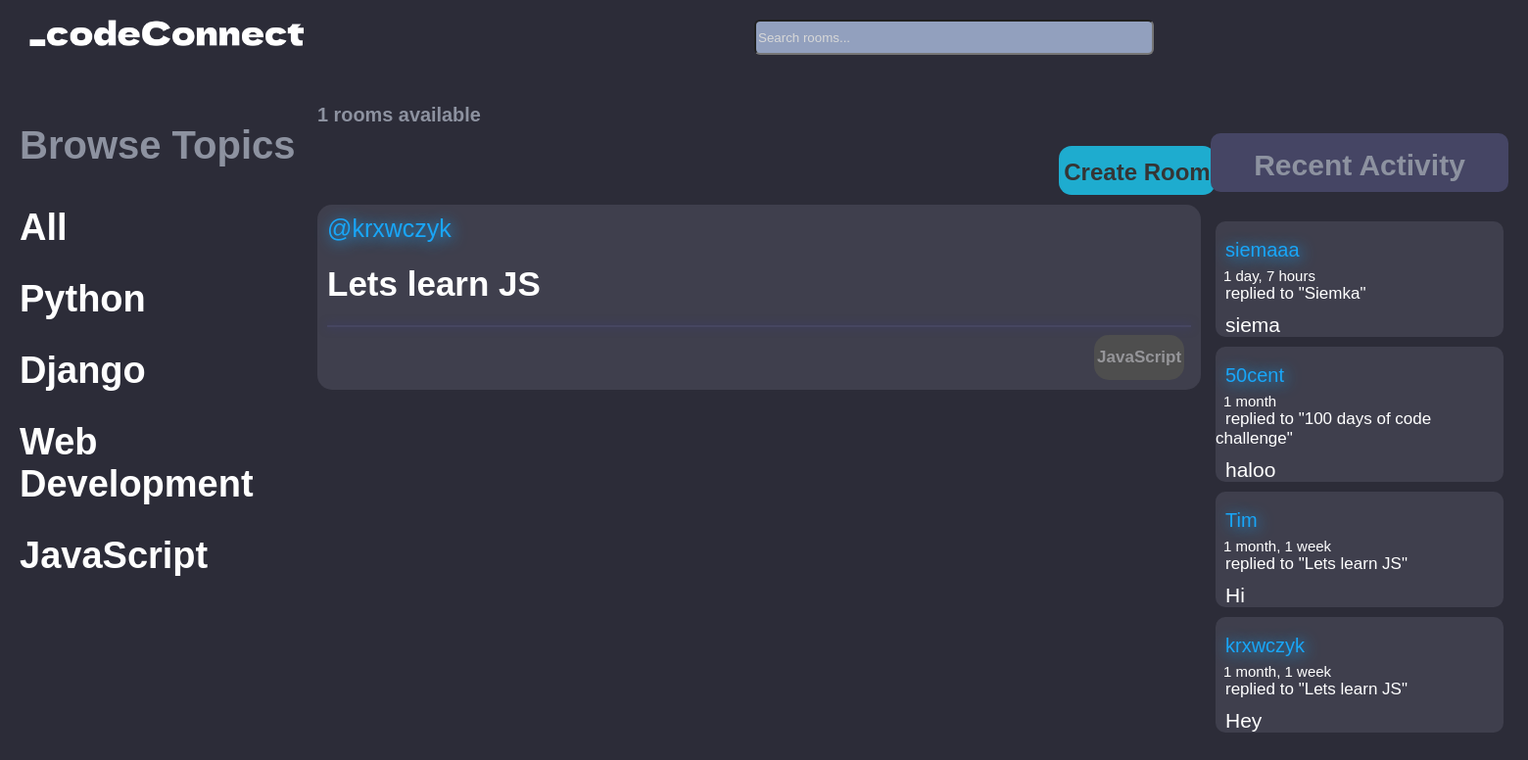
Screenshot of /?q=JavaScript with the database file from the repository.
### base/models.py (models this page shows)
class Topic(models.Model):
    name = models.CharField(max_length=200)
    def __str__(self):
        return self.name

class Room(models.Model):
    host = models.ForeignKey(User, on_delete=models.SET_NULL, null=True)
    topic = models.ForeignKey(Topic, on_delete=models.SET_NULL, null=True)
    name = models.CharField(max_length=200)
    description = models.TextField(null=True, blank=True)
    participants = models.ManyToManyField(User, related_name='participants', blank=True)
    updated = models.DateTimeField(auto_now=True)
    created = models.DateTimeField(auto_now_add=True)
    class Meta:
        ordering = ['-updated', '-created']
    def __str__(self):
        return self.name

class Message(models.Model):
    user = models.ForeignKey(User, on_delete=models.CASCADE)
    room = models.ForeignKey(Room, on_delete=models.CASCADE)
    body = models.TextField()
    updated = models.DateTimeField(auto_now=True)
    created = models.DateTimeField(auto_now_add=True)
    class Meta:
        ordering = ['-updated', '-created']
    def __str__(self):
        return self.body[0:50]

### base/views.py (the view)
# urls.py: path('', views.home, name="home"),
def home(request):
    q = request.GET.get('q') if request.GET.get('q') != None else ''
    rooms = Room.objects.filter(
        Q(topic__name__icontains=q) |
        Q(name__icontains=q) |
        Q(description__icontains=q)
        )
    topics = Topic.objects.all()
    room_count = rooms.count()
    room_messages = Message.objects.all()
    context = {'rooms': rooms, 'topics':topics,
               'room_count': room_count,
               'room_messages':room_messages}
    return render(request, 'base/home.html', context)

### base/templates/base/home.html (shortened to what this page needs)
{% extends 'main.html' %}
{% block content %}
<div class="home-container">
    <div class="topics">
        <h3>Browse Topics</h3>
        <div class="topic_name">
            <a href="{% url 'home' %}">All</a>
        </div>
        {% for topic in topics %}
            <div class="topic_name">
                <a href="{% url 'home' %}?q={{topic.name}}">{{topic.name}}</a>
            </div>
        {% endfor %}
    </div>
    <div class="available">
        <div class="create">
        <h3>{{room_count}} rooms available</h3>
        <div class="btn"><a href="{% url 'create-room' %}">Create Room</a></div>
        </div>
        <div class="rooms">
            {% for room in rooms %}
            <div class="room">
                <span>@{{room.host.username}}</span>
                <h5><a href="/room/{{room.id}}">{{room.name}}</a></h5>
                <hr>
                <div class="room_topic"><small>{{room.topic}}</small></div>
            </div>
            {% endfor %}
        </div>
    </div>
    <div class="activity">
        <h3>Recent Activity</h3>
        {% for message in room_messages %}
            <div class="message">
                <small><div class="user">{{message.user}}</div><div class="time"> {{message.created|timesince}}</div></small>
                <small class="reply">replied to "{{message.room}}"</small>
                <p>{{message}}</p>
            </div>
        {% endfor %}
    </div>
</div>
{% endblock %}

### static/css/style.css (style rules this page uses)
body { background-color: rgb(44, 44, 56); font-family: arial; margin: 20px; }
.home-container { display:grid; grid-template-columns: 1fr 3fr 1fr; }
.topics h3 { color:rgb(141, 146, 160); font-size: 40px; }
.topic_name a { text-decoration: none; color:rgb(255, 255, 255); font-size: 38px; font-weight: 600; }
.room { border: none; margin-top: 10px; border-radius: 15px; padding: 10px ; margin-right: 10px; background-color: rgb(63, 63, 77); }
.room a { text-decoration: none; color: white; font-size: 35px; }
.room span { color:rgb(25, 166, 248); font-size: 25px; text-shadow: 2px 2px 15px rgb(25, 166, 248); }
.room small { display: flex; justify-content: right; border: none; padding: 3px; border-radius: 15px; margin-left: 88%; align-items: center; font-size: 17px; background-color: rgb(78, 78, 78); color:rgb(149, 149, 153); font-weight: 700; height: 40px; }
.room .room_topic { display: flex; justify-content: center; text-align: center; }
.topic_name { margin-top: 30px; }
.room hr { border:1px solid rgb(70, 70, 97); box-shadow: 0 0 10px rgba(59, 59, 170, 0.5) }
.message { border: none; margin:5px; border-radius: 10px; background-color: rgb(63, 63, 77); }
.activity { color: white; border: none; border-radius: 10px; margin-top: 80px }
.message small { margin: 5px; }
.message .user { color: rgb(25, 166, 248);; margin-left: 10px; text-shadow: 2px 2px 15px rgb(25, 166, 248); font-size: 20px; padding-bottom: 6px; }
.activity h3 { border-radius: 10px; height: 60px; text-align: center; line-height: 65px; font-size: 30px; margin-top: 0px; background-color: rgb(69, 69, 100); color:rgb(141, 146, 160); }
::placeholder { color: rgb(216, 216, 216); opacity: 1; }
.topics { margin-top: 30px; }
.available { margin-top:30px; }
.time { margin-left: 8px; font-size: 15px; }
.reply { font-size: 17px; }
.message p { margin-left: 10px; margin: 10px; font-size: 21px; }
.create { color: rgb(141, 146, 160); font-size: 17px; }
.create .btn { width: 160px; font-size: 24px; height: 50px; background-color: rgb(30, 172, 207); border-radius: 13px; line-height: 54px; text-align: center; margin-left: 83%; margin-bottom: 7px; font-weight: 600; }
.btn a { text-decoration: none; color: rgb(53, 53, 53); }
.user { color: rgb(25, 166, 248); margin-left: 2px; text-shadow: 2px 2px 15px rgb(25, 166, 248); font-size: 20px; padding-bottom: 5px; }

### rows the page displays
Topic: name "Python"
Topic: name "Django"
Topic: name "Web Development"
Topic: name "JavaScript"
Room: host.username "krxwczyk", name "Lets learn JS", topic "JavaScript"
Message: user "siemaaa", created "1 day, 7 hours", room "Siemka", body "siema"
Message: user "50cent", created "1 month", room "100 days of code challenge", body "haloo"
Message: user "Tim", created "1 month, 1 week", room "Lets learn JS", body "Hi"
Message: user "krxwczyk", created "1 month, 1 week", room "Lets learn JS", body "Hey"

### other values shown
{{ room_count }} "1"
